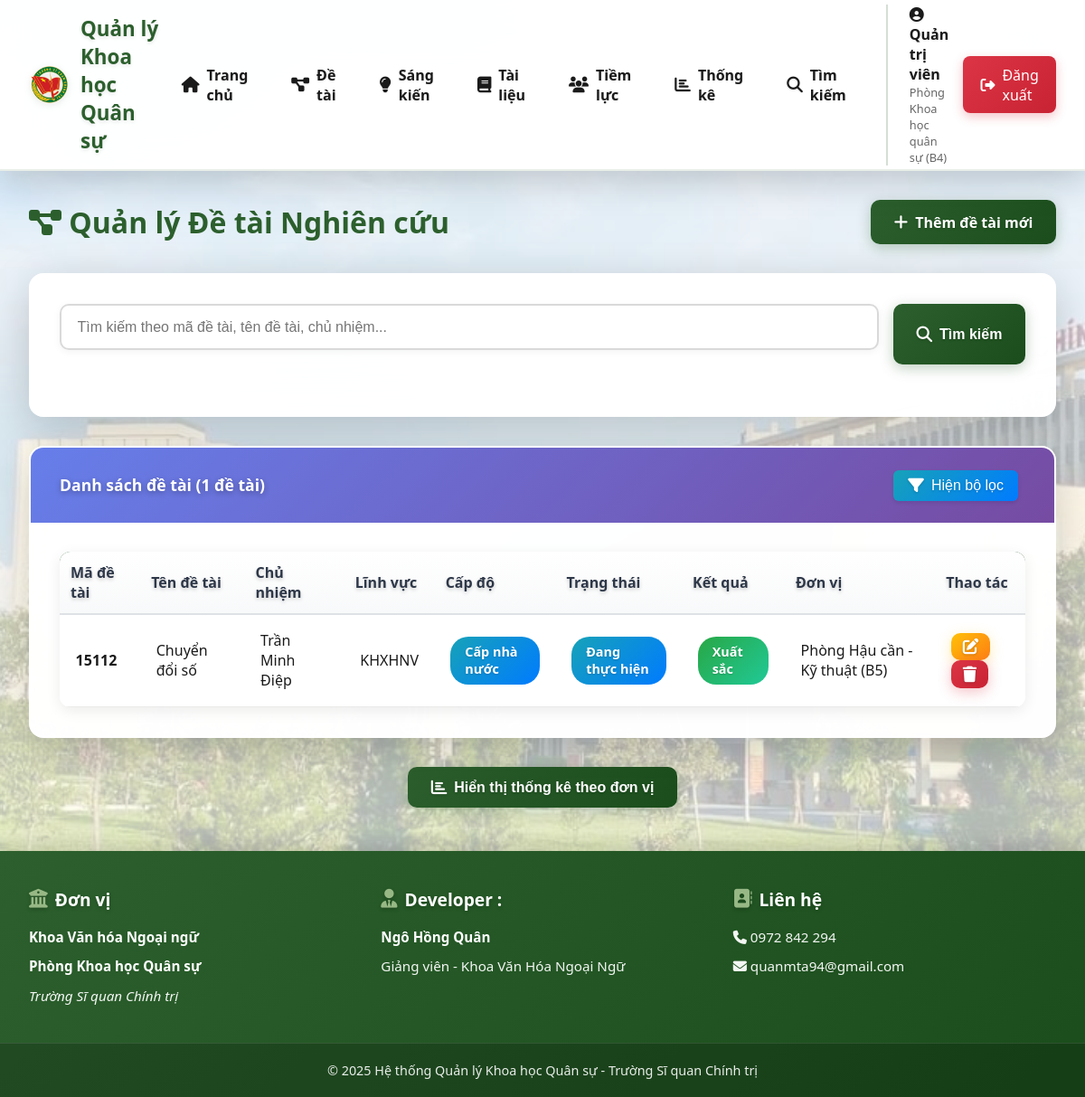
The app's page /detai (signed in), older data.
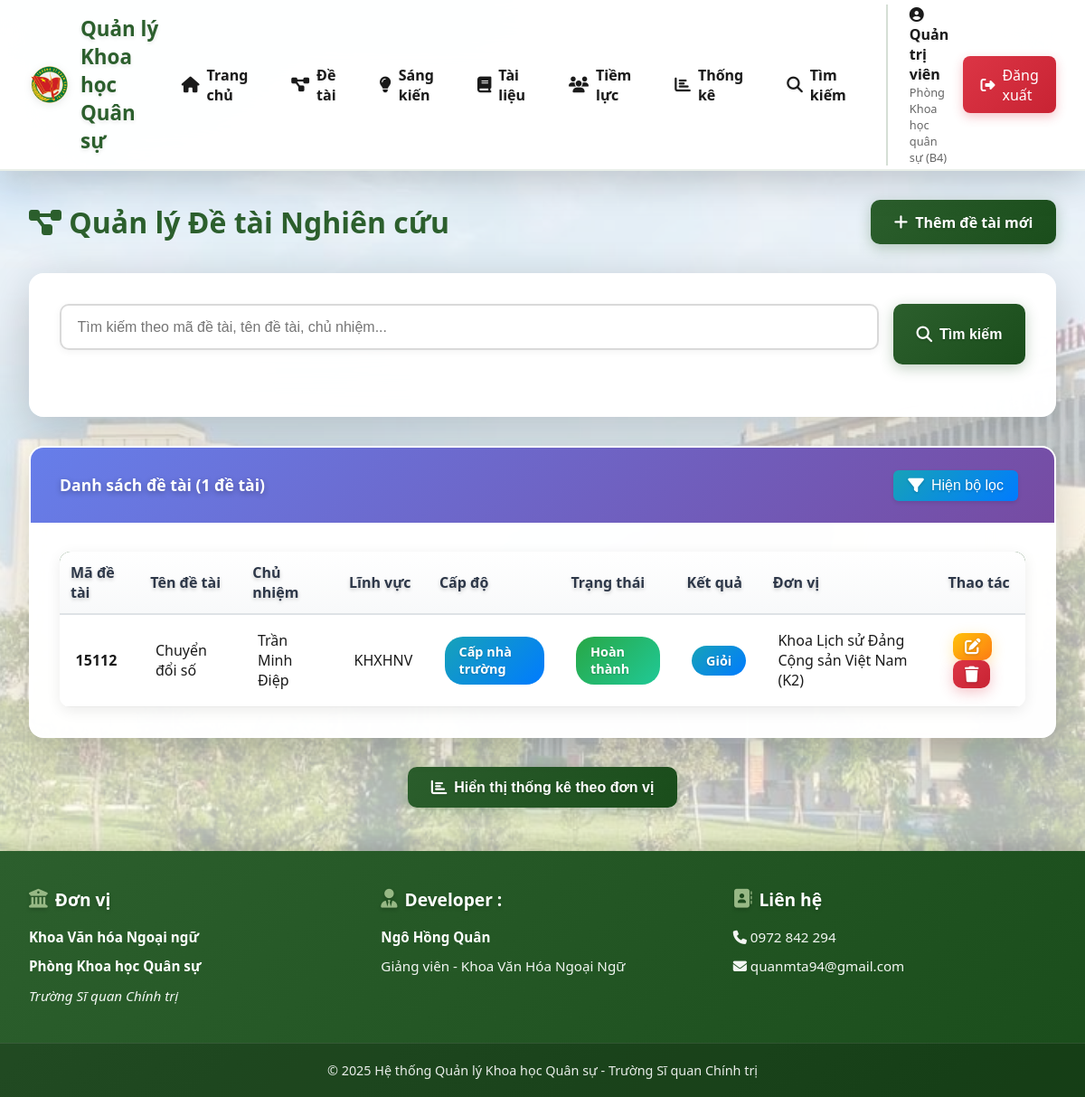
The same page, newer data.
### models/__init__.py (models this page shows)
class DeTai(db.Model):
    __tablename__ = 'de_tai'
    id = db.Column(db.Integer, primary_key=True)
    ma_de_tai = db.Column(db.String(50), unique=True, nullable=False)
    ten_de_tai = db.Column(db.String(255), nullable=False)
    mo_ta = db.Column(db.Text)
    linh_vuc = db.Column(db.String(100))
    chu_nhiem = db.Column(db.String(120), nullable=False)
    don_vi = db.Column(db.String(120))
    cap_do = db.Column(db.String(50))  # Cấp nhà trường, Cấp bộ, Cấp nhà nước
    ngay_bat_dau = db.Column(db.Date)
    ngay_ket_thuc = db.Column(db.Date)
    trang_thai = db.Column(db.String(50), default='Đang thực hiện')
    ket_qua = db.Column(db.Text)
    file_word = db.Column(db.String(255))
    file_word_content = db.Column(db.Text)
    bien_ban_ban = db.Column(db.String(255))  # Biên bản của Ban đề tài
    bien_ban_de_cuong = db.Column(db.String(255))  # Biên bản duyệt đề cương
    bien_ban_nghiem_thu = db.Column(db.String(255))  # Biên bản nghiệm thu
    file_sau_sua = db.Column(db.String(255))  # File đề tài sau khi sửa
    created_by = db.Column(db.Integer, db.ForeignKey('users.id'))
    created_at = db.Column(db.DateTime, default=datetime.utcnow)
    updated_at = db.Column(db.DateTime, default=datetime.utcnow, onupdate=datetime.utcnow)
    creator = db.relationship('User', backref='de_tai_created')
    ban_thanh_vien = db.relationship('BanDeTai', backref='de_tai', lazy='dynamic', cascade='all, delete-orphan')
    hoi_dong_de_cuong = db.relationship('HoiDongDeCuongDeTai', backref='de_tai', lazy='dynamic', cascade='all, delete-orphan')
    hoi_dong_nghiem_thu = db.relationship('HoiDongNghiemThuDeTai', backref='de_tai', lazy='dynamic', cascade='all, delete-orphan')

### routes/main.py (the view, shortened to what this page needs)
@main_bp.route('/detai')
@login_required
def detai_list():
    page = request.args.get('page', 1, type=int)
    per_page = 20
    search = request.args.get('search', '')
    query = DeTai.query
    if current_user.role != 'admin':
        query = query.filter_by(don_vi=current_user.don_vi)
    pagination = query.order_by(DeTai.created_at.desc()).paginate(
        page=page, per_page=per_page, error_out=False
    )
    stats_query = db.session.query(
        DeTai.don_vi,
        func.count(DeTai.id).label('total')
    )
    if current_user.role != 'admin':
        stats_query = stats_query.filter(DeTai.don_vi == current_user.don_vi)
    donvi_stats = stats_query.group_by(DeTai.don_vi).order_by(func.count(DeTai.id).desc()).all()
    donvi_stats = [{'don_vi': dv or 'Chưa xác định', 'total': total} for dv, total in donvi_stats]
    capdo_stats = db.session.query(
        DeTai.cap_do,
        func.count(DeTai.id).label('total')
    )
    if current_user.role != 'admin':
        capdo_stats = capdo_stats.filter(DeTai.don_vi == current_user.don_vi)
    capdo_stats = capdo_stats.group_by(DeTai.cap_do).all()
    capdo_stats = [{'cap_do': cd or 'Chưa xác định', 'total': total} for cd, total in capdo_stats]
    trangthai_stats = db.session.query(
        DeTai.trang_thai,
        func.count(DeTai.id).label('total')
    )
    if current_user.role != 'admin':
        trangthai_stats = trangthai_stats.filter(DeTai.don_vi == current_user.don_vi)
    trangthai_stats = trangthai_stats.group_by(DeTai.trang_thai).all()
    trangthai_stats = [{'trang_thai': tt or 'Chưa xác định', 'total': total} for tt, total in trangthai_stats]
    total_detai = sum(s['total'] for s in donvi_stats)
    return render_template('detai/list.html',
                         pagination=pagination,
                         search=search,
                         donvi_stats=donvi_stats,
                         capdo_stats=capdo_stats,
                         trangthai_stats=trangthai_stats,
                         total_detai=total_detai)

### templates/detai/list.html (shortened to what the changed rows need)
{% extends "base.html" %}
{% block content %}
<div style="display: flex; justify-content: space-between; align-items: center; margin-bottom: 2rem;">
    <h1 style="color: var(--primary-color);">
        <i class="fas fa-project-diagram"></i> Quản lý Đề tài Nghiên cứu
    </h1>
</div>
<div class="card">
    <div class="card-body">
        {% if pagination.items %}
        <table class="table" id="detaiTable">
            <thead>
                <tr class="header-row">
                    <th style="color: #2d3748;">Mã đề tài</th>
                    <th style="color: #2d3748;">Tên đề tài</th>
                    <th style="color: #2d3748;">Chủ nhiệm</th>
                    <th style="color: #2d3748;">Lĩnh vực</th>
                    <th style="color: #2d3748;">Cấp độ</th>
                    <th style="color: #2d3748;">Trạng thái</th>
                    <th style="color: #2d3748;">Kết quả</th>
                    <th style="color: #2d3748;">Đơn vị</th>
                    <th style="color: #2d3748;">Thao tác</th>
                </tr>
            <tbody>
                {% for detai in pagination.items %}
                <tr class="hoverable-row" {% if detai.mo_ta %}title="{{ detai.mo_ta }}"{% endif %} ondblclick="window.location='{{ url_for('main.detai_detail', id=detai.id) }}'">
                    <td><strong>{{ detai.ma_de_tai }}</strong></td>
                    <td>{{ detai.ten_de_tai }}</td>
                    <td>{{ detai.chu_nhiem }}</td>
                    <td>{{ detai.linh_vuc or 'N/A' }}</td>
                    <td>
                        {% if detai.cap_do %}
                        <span class="badge badge-info">{{ detai.cap_do }}</span>
                        {% else %}
                        <span style="color: #999;">N/A</span>
                        {% endif %}
                    </td>
                    <td>
                        {% if detai.trang_thai == 'Hoàn thành' %}
                        <span class="badge badge-success">{{ detai.trang_thai }}</span>
                        {% elif detai.trang_thai == 'Đang thực hiện' %}
                        <span class="badge badge-info">{{ detai.trang_thai }}</span>
                        {% else %}
                        <span class="badge badge-warning">{{ detai.trang_thai }}</span>
                        {% endif %}
                    </td>
                    <td>
                        {% if detai.ket_qua %}
                        <span class="badge badge-{% if detai.ket_qua == 'Xuất sắc' %}success{% elif detai.ket_qua == 'Giỏi' %}info{% elif detai.ket_qua == 'Khá' %}warning{% else %}secondary{% endif %}">
                            {{ detai.ket_qua }}
                        </span>
                        {% else %}
                        <span style="color: #999;">Chưa có</span>
                        {% endif %}
                    </td>
                    <td>{{ detai.don_vi or 'N/A' }}</td>
                    <td>
                        {% if current_user.role == 'admin' or detai.don_vi == current_user.don_vi %}
                        <a href="{{ url_for('main.detai_edit', id=detai.id) }}" class="btn btn-warning" style="padding: 0.4rem 0.8rem;">
                            <i class="fas fa-edit"></i>
                        </a>
                        <a href="{{ url_for('main.detai_delete', id=detai.id) }}" class="btn btn-danger" style="padding: 0.4rem 0.8rem;" onclick="return confirm('Bạn có chắc chắn muốn xóa đề tài này?')">
                            <i class="fas fa-trash"></i>
                        </a>
                        {% else %}
                        <span class="badge badge-info" style="padding: 0.5rem 1rem;">
                            <i class="fas fa-eye"></i> Chỉ xem
                        </span>
                        {% endif %}
                    </td>
                </tr>
                {% endfor %}
            </tbody>
        </table>
        {% else %}
        <p style="text-align: center; color: #999; padding: 2rem;">Không tìm thấy đề tài nào.</p>
        {% endif %}
    </div>
</div>
{% endblock %}

Row changes from the older to the newer data that the page shows:
changed DeTai "Chuyển đổi số": cap_do "Cấp nhà nước" → "Cấp nhà trường"; ket_qua "Xuất sắc" → "Giỏi"; don_vi "Phòng Hậu cần - Kỹ thuật (B5)" → "Khoa Lịch sử Đảng Cộng sản Việt Nam (K2)"; trang_thai "Đang thực hiện" → "Hoàn thành"
